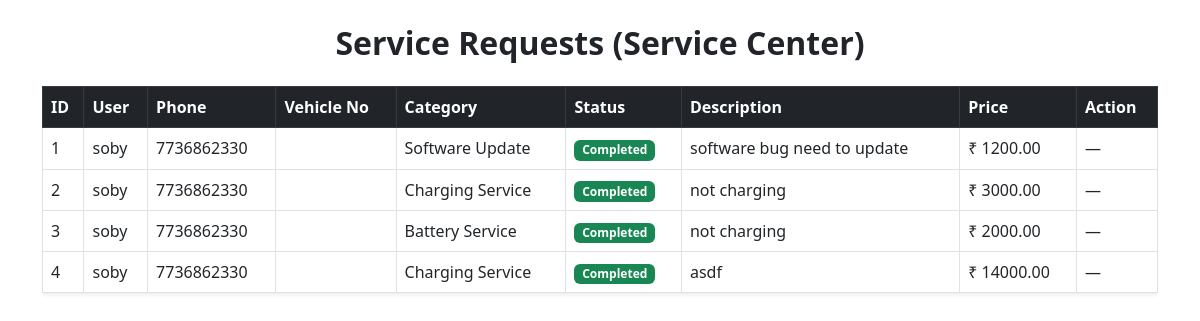
/servicelist_center/1, run on an earlier commit of the app's database.
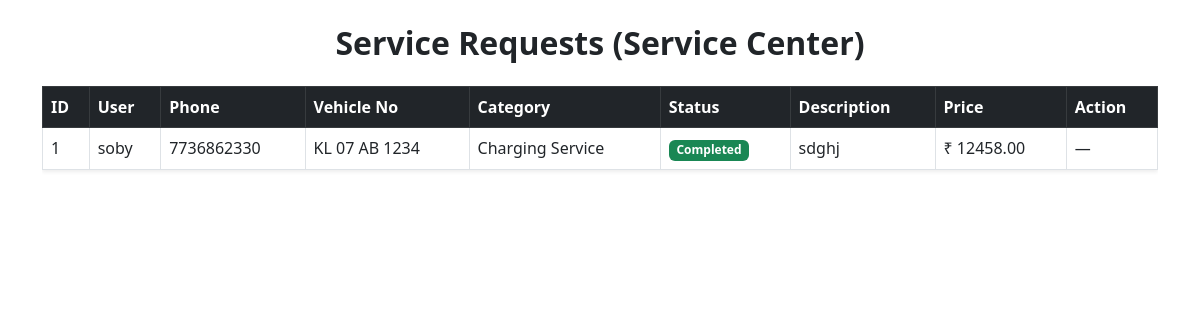
And on a later commit of the database.
### user_app/models.py (models this page shows)
class EVService(models.Model):
    SERVICE_CATEGORY_CHOICES = [
        ('software', 'Software Update'),
        ('charging', 'Charging Service'),
        ('battery', 'Battery Service'),
        ('water', 'Water Wash'),
        ('mechanical', 'Mechanical Service'),
        ('electrical', 'Electrical Service'),
    ]
    STATUS_CHOICES = [
        ('pending', 'Pending'),
        ('assigned', 'Assigned'),
        ('completed', 'Completed'),
    ]
    category = models.CharField(max_length=20,choices=SERVICE_CATEGORY_CHOICES)
    service_centre = models.ForeignKey(Service_Centre,on_delete=models.CASCADE,related_name='ev_services')
    user = models.ForeignKey(CustomUser,on_delete=models.CASCADE)
    description = models.TextField(blank=True)
    status = models.CharField(max_length=20,choices=STATUS_CHOICES,default='pending')
    price = models.DecimalField(max_digits=8,decimal_places=2,null=True,blank=True)
    payment = models.TextField(choices=[('pending','pending'),
                                        ('completed','completed')],default='pending')
    created_at = models.DateTimeField(auto_now_add=True)
    updated_at = models.DateTimeField(auto_now=True)

class CustomUser(AbstractUser):
    phone = models.CharField(max_length=15)

class Vehicle(models.Model):
    user = models.OneToOneField(CustomUser,on_delete=models.CASCADE,null=True,blank=True)
    brand = models.CharField(max_length=100,null=True,blank=True)
    model = models.CharField(max_length=100,null=True,blank=True)
    connector_type = models.CharField(max_length=100,choices=[('type1', 'Type 1'),
        ('type2', 'Type 2'),
        ('ccs2', 'CCS2'),
        ('gbt', 'GB/T'),
        ('chademo', 'CHAdeMO'),])
    vin = models.CharField(max_length=30,null=True,blank=True)
    registration_num = models.CharField(max_length=100,null=True)

### service_app/views.py (the view)
# urls.py: path('servicelist_center/<int:service_centre_id>',ServiceRquestInCenter.as_view(),name='ServiceRquestInCenter'),
class ServiceRquestInCenter(ListView):
    model = EVService
    template_name = "servicelist_center.html"
    context_object_name = "servicerq"
    def get_queryset(self):
        return EVService.objects.filter(service_centre_id=self.kwargs['service_centre_id'])

### service_app/templates/servicelist_center.html (shortened to what this page needs)
<!DOCTYPE html>
<html lang="en">
<head>
    <link href="https://cdn.jsdelivr.net/npm/bootstrap@5.3.0/dist/css/bootstrap.min.css" rel="stylesheet">
</head>
<body>
<div class="container py-4">
    <h2 class="fw-bold mb-4 text-center">
        Service Requests (Service Center)
    </h2>
    {% if servicerq %}
    <div class="table-responsive d-none d-md-block">
        <table class="table table-bordered align-middle shadow-sm bg-white">
            <thead class="table-dark">
                <tr>
                    <th>ID</th>
                    <th>User</th>
                    <th>Phone</th>
                    <th>Vehicle No</th>
                    <th>Category</th>
                    <th>Status</th>
                    <th>Description</th>
                    <th>Price</th>
                    <th>Action</th>
                </tr>
            </thead>
            <tbody>
            {% for service in servicerq %}
                <tr>
                    <form method="post" action="{% url 'servicecenter_inline_update' service.id %}">
                        <td>{{ service.id }}</td>
                        <td>{{ service.user }}</td>
                        <td>{{ service.user.phone }}</td>
                        <td>{{ service.user.vehicle.registration_num }}</td>
                        <td>{{ service.get_category_display }}</td>
                        <td>
                            {% if service.status != "completed" %}
                            <select name="status" class="form-select form-select-sm">
                                <option value="pending" {% if service.status == "pending" %}selected{% endif %}>Pending</option>
                                <option value="assigned" {% if service.status == "assigned" %}selected{% endif %}>Assigned</option>
                                <option value="completed" {% if service.status == "completed" %}selected{% endif %}>Completed</option>
                            </select>
                            {% else %}
                                <span class="badge bg-success">Completed</span>
                            {% endif %}
                        </td>
                        <td>{{ service.description }}</td>
                        <td>
                            {% if service.status != "completed" %}
                            <input type="number" step="0.01" name="price"
                                   class="form-control form-control-sm"
                                   value="{{ service.price|default_if_none:'' }}">
                            {% else %}
                                ₹ {{ service.price }}
                            {% endif %}
                        </td>
                        <td>
                            {% if service.status != "completed" %}
                            <button type="submit" class="btn btn-sm btn-primary">
                                Save
                            </button>
                            {% else %}
                            —
                            {% endif %}
                        </td>
                    </form>
                </tr>
            {% endfor %}
            </tbody>
        </table>
    </div>
    {% else %}
    <div class="alert alert-info text-center">
        No service requests found.
    </div>
    {% endif %}
</div>
</body>
</html>

What changed in the data, as far as the page shows it:
removed EVService: id "2", user "soby", user.phone "7736862330", category "Charging Service", status "Completed", description "not charging", price "3000.00"
removed EVService: id "3", user "soby", user.phone "7736862330", category "Battery Service", status "Completed", description "not charging", price "2000.00"
removed EVService: id "4", user "soby", user.phone "7736862330", category "Charging Service", status "Completed", description "asdf", price "14000.00"
changed EVService "soby": user.vehicle.registration_num (not shown) → "KL 07 AB 1234"; category "Software Update" → "Charging Service"; description "software bug need to update" → "sdghj"; price "1200.00" → "12458.00"
